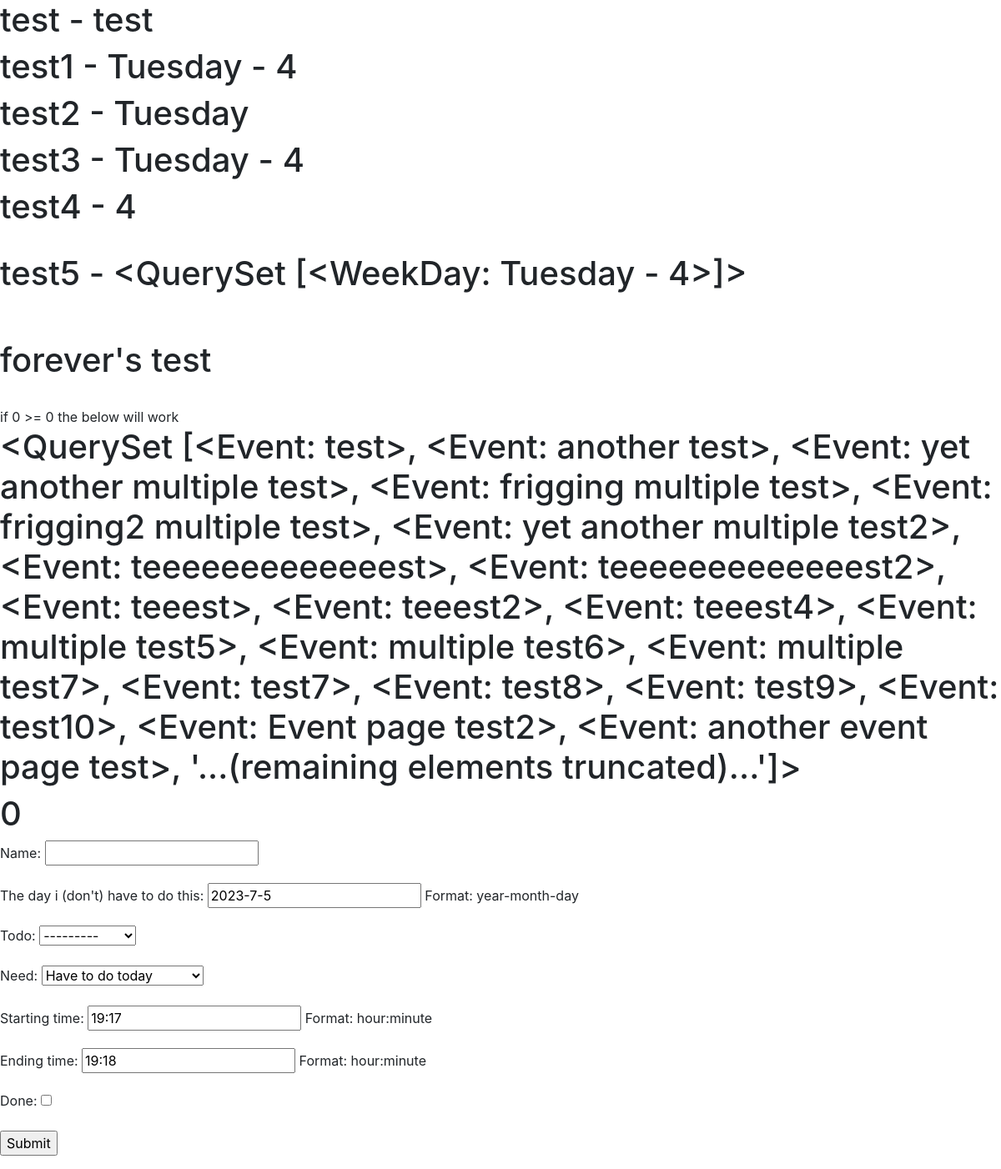
Page /test/ on the committed database.
### appointment/models.py (models this page shows, shortened)
class DailyTask(models.Model):
    title = models.CharField(u"Event's name",max_length=200,)
    mon="1"
    tue="2"
    wed="3"
    thu="4"
    fri="5"
    sat="6"
    sun="0"
    weekday_choices = [
        (mon, 'monday'),
        (tue, 'tuesday'),
        (wed, 'wednesday'),
        (thu, 'thursday'),
        (fri, 'friday'),
        (sat, 'saturday'),
        (sun, 'sunday'),
    ]
    weekday = models.ManyToManyField(
        WeekDay,
        related_name="Todaytask",
        blank=True,
        )
    start_time = models.TimeField(u'Starting time',default=f"{start}", help_text=u"Format: hour:minute")
    end_time = models.TimeField(u'Ending time',default=f"{end}", help_text=u"Format: hour:minute")
    quick_description = models.TextField(u"quick description",blank=True, null=True)
    description = models.TextField(u"detailed description",blank=True, null=True)
    notes = models.TextField(u"task's Notes", help_text=u'Textual Notes', blank=True, null=True)
    urgency = models.CharField(u"How urgent is this task ? Can it wait/be delayed?",
        max_length=2,
        choices= urgency_choices,
        default=medium,
    )
    importance = models.CharField(u"How vital is this task ? Will It bring great benefits if done? Great demerits if not done?",
        max_length=2,
        choices= priority_choices,
        default=medium,
    )
    color = models.CharField(u"Color in the planner",max_length= 9,blank=True,null=True)
    def __str__(self):
        return f"{self.title}"

class WeekDay(models.Model):
    day = models.CharField(max_length=10)
    number = models.IntegerField()
    def __str__(self):
        return f"{self.day} - {self.id}"

class Event(models.Model):
    title = models.CharField(u"Event's name",max_length=200, unique=True)
    day = models.DateField(u'Day of the event', help_text=u"Format: year-month-day",)
    start_time = models.TimeField(u'Starting time',choices= start_choices)
    end_time = models.TimeField(u'Ending time', choices = end_choices)
    description = models.TextField(u"Event's description",blank=True, null=True)
    notes = models.TextField(u'Textual Notes', help_text=u'Textual Notes', blank=True, null=True)
    importance = models.CharField(u"How vital is this event ? will It bring great benefits if done? Great demerits if not done?",
        max_length=2,
        choices= priority_choices,
        default=medium,
    )
    nvr="nvr"
    dly="day"
    wek="wek"
    mth="mth"
    yea="yea"
    wkd="wkd"
    evd="edv"
    repeat_choices = [
        (nvr, 'never'),
        (dly, 'daily'),
        (wek, 'weekly'),
        (mth, 'monthly'),
        (yea, 'yearly'),
        (wkd, 'specific weekdays'),
    ]
    repeat= models.CharField(u'when to repeat ?',
        max_length=3,
        choices= repeat_choices,
        default=nvr,
    )
    today_weekday = (int(x.strftime('%w')) + int(2))
    repeat_wkd = models.ManyToManyField(
        WeekDay,
        related_name="Todayevent",
        blank=False,
        default=today_weekday
        )
    monday=models.BooleanField()
    tuesday=models.BooleanField()
    wednesday=models.BooleanField()
    thursday=models.BooleanField()
    friday=models.BooleanField()
    saturday=models.BooleanField()
    sunday=models.BooleanField()
    frv="frv"
    spc="spc"
    utl="utl"
    repeatd_choices = [
        (frv, 'Forever'),
        (spc, 'Specific number of times'),
        (utl, 'Util'),
    ]
    repeatd = models.CharField(u'How many times ?',
        max_length=3,
        choices= repeatd_choices,
        default=frv,
    )
    repeatutil = models.DateField(u'Repeat util', help_text=u"Format: year-month-day",null=True, blank=True)
    repeatnumber = models.IntegerField(u'number of repetitions',default=1)
    color = models.CharField(u"Color in the planner/calendar",max_length= 9,blank=True,null=True)
    def __str__(self):
        return f"{self.title}"

### appointment/views.py (the view)
# urls.py: path('test/', views.test, name='test') ,
def test(request):
    test = models.DailyTask.objects.get(id=4)
    test1=test.weekday.all()[:1].get()
    test2=test1.day
    test4=[]
    test3=test.weekday.all().get()
    test4 = test3.id
    tasks = models.DailyTask.objects.filter(weekday__in=[test.weekday.all().get().id])
    test5 = len(tasks)
    test5 = tasks[3].weekday.all()
    x = datetime.now().date()
    fore = All_Non_Forever_Events = models.Event.objects.all().exclude(repeatd = "frv")| models.Event.objects.all().filter(repeatd = "frv").filter(repeat='nvr')
    ftest=fore
    allf=0
    testtimetest =0
    testtimey=0
    todo = forms.WhatToDoTodayForm(request.POST or None)
    return render(request, "test.html",{'todo':todo, 'test':test,'test1':test1,'test2':test2,
        'test3':test3,'test4':test4,'test5':test5, 'ftest':ftest,
        'testtimetest':testtimetest,'testtimey':testtimey,'allf':allf})

### appointment/forms.py
class WhatToDoTodayForm(forms.ModelForm):
    class Meta:
        model = models.WhatToDoToday
        fields = ['title','day','todo','need','start_time','end_time','done',]

### appointment/templates/test.html (shortened to what this page needs)
{% extends 'base_calendar.html' %}
{% block content %}
<body>
  <h1>test - {{test}}</h1>
  <h1>test1 - {{test1}}</h1>
  <h1>test2 - {{test2}}</h1>
  <h1>test3 - {{test3}}</h1>
  <h1>test4 - {{test4}}</h1>
<br>
<h1>test5 - {{test5}}</h1>
<br><br>
<h1> forever's test </h1>
<br>
if {{testtimetest}} >= {{testtimey}} the below will work
<br>
<h1>{{ftest}}</h1>
<h1>{{allf}}</h1>
    <form action="planner" method="post">
    <p>
        <label for="id_name">Name:</label>
        <input type="text" name="name" maxlength="50" required="" id="id_name">
      </p>
      <p>
        <label for="id_day">The day i (don't) have to do this:</label>
        <input type="text" name="day" value="2023-7-5" required="" id="id_day">
          <span class="helptext">Format: year-month-day</span>
      </p>
      <p>
        <label for="id_todo">Todo:</label>
        <select name="todo" required="" id="id_todo">
      <option value="" selected="">---------</option>
    </select>
      </p>
      <p>
        <label for="id_need">Need:</label>
        <select name="need" id="id_need">
      <option value="Hv" selected="">Have to do today</option>
    </select>
      </p>
      <p>
        <label for="id_start_time">Starting time:</label>
        <input type="text" name="start_time" value="19:17" required="" id="id_start_time">
          <span class="helptext">Format: hour:minute</span>
      </p>
      <p>
        <label for="id_end_time">Ending time:</label>
        <input type="text" name="end_time" value="19:18" required="" id="id_end_time">
          <span class="helptext">Format: hour:minute</span>
      </p>
      <p>
        <label for="id_done">Done:</label>
        <input type="checkbox" name="done" id="id_done">
      </p>
    <p><input type="submit" value="Submit"></p>
    </form>
    </body>
{% endblock %}

### rows in the picture
DailyTask: title "test"
WeekDay: day+id "Tuesday - 4", day "Tuesday", day+id "<QuerySet [<WeekDay: Tuesday - 4>]>"
Event: title.title "<QuerySet [<Event: test>, <Event: another test>, <Event: yet another multiple test>, <Event: frigging multiple test>, <Event: frigging2 multiple test>, <Event: yet another multiple test2>, <Event: teeeeeeeeeeeeest>, <Event: teeeeeeeeeeeeest2>, <Event: teeest>, <Event: teeest2>, <Event: teeest4>, <Event: multiple test5>, <Event: multiple test6>, <Event: multiple test7>, <Event: test7>, <Event: test8>, <Event: test9>, <Event: test10>, <Event: Event page test2>, <Event: another event page test>, '...(remaining elements truncated)...']>"

### other values in the picture
{{ test4 }} "4"
{{ testtimetest }} "0"
{{ testtimey }} "0"
{{ allf }} "0"
